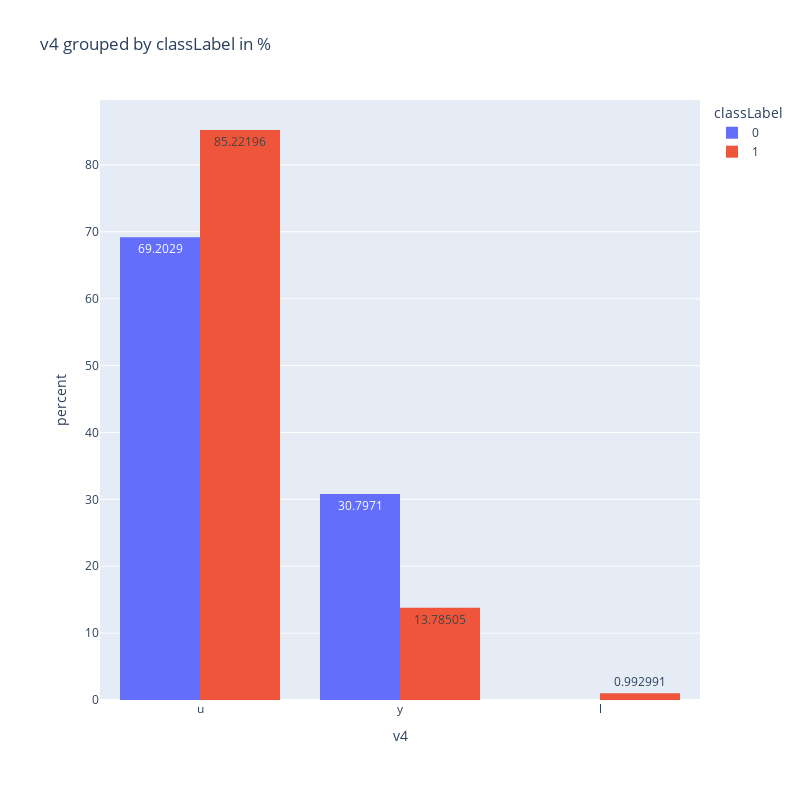

Here is the notebook cell this chart was saved with:
### Code cell
utils.plot_grouped_bar(train_data, 'v4', 'classLabel', is_percantage=True)

### Figure 1 — Plotly figure (JSON) as saved in the notebook; plotly's stock layout.template omitted (floating-point values rounded to 4 significant figures; data arrays with more than 128 entries replaced by an {"elided": "..."} marker saying what was removed)
{"data": [{"alignmentgroup": "True", "bingroup": "x", "histfunc": "count", "histnorm": "percent", "hovertemplate": "classLabel=0<br>v4=%{x}<br>percent=%{y}<extra></extra>", "legendgroup": "0", "marker": {"color": "#636EFA", "pattern": {"shape": ""}}, "name": "0", "offsetgroup": "0", "orientation": "v", "showlegend": true, "texttemplate": "%{value}", "type": "histogram", "x": {"elided": "276 str values"}, "xaxis": "x", "yaxis": "y"}, {"alignmentgroup": "True", "bingroup": "x", "histfunc": "count", "histnorm": "percent", "hovertemplate": "classLabel=1<br>v4=%{x}<br>percent=%{y}<extra></extra>", "legendgroup": "1", "marker": {"color": "#EF553B", "pattern": {"shape": ""}}, "name": "1", "offsetgroup": "1", "orientation": "v", "showlegend": true, "texttemplate": "%{value}", "type": "histogram", "x": {"elided": "3424 str values"}, "xaxis": "x", "yaxis": "y"}], "layout": {"barmode": "group", "height": 800, "legend": {"title": {"text": "classLabel"}, "tracegroupgap": 0}, "margin": {"b": 100, "l": 100, "r": 100, "t": 100}, "title": {"text": "v4 grouped by classLabel in %"}, "width": 800, "xaxis": {"anchor": "y", "domain": [0, 1], "title": {"text": "v4"}}, "yaxis": {"anchor": "x", "domain": [0, 1], "title": {"text": "percent"}}}}
